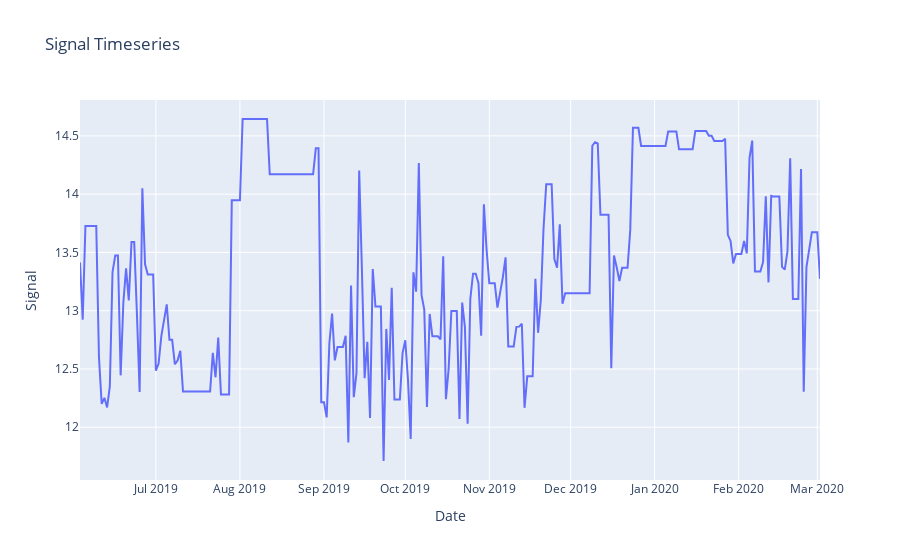

The notebook cell this image was saved under:
### Code cell
trace1 = go.Scatter(
    x = df.index,
    y = df['Signal_value'],
    mode='lines',
    name = 'Ground Truth'
)
layout = go.Layout(
    title = 'Signal Timeseries',
    xaxis = {'title' : "Date"},
    yaxis = {'title' : 'Signal'}
)
fig = go.Figure(data=[trace1], layout=layout)
fig.show()

### Figure 1 — Plotly figure (JSON) as saved in the notebook; plotly's stock layout.template omitted (floating-point values rounded to 4 significant figures; data arrays with more than 128 entries replaced by an {"elided": "..."} marker saying what was removed)
{"data": [{"mode": "lines", "name": "Ground Truth", "type": "scatter", "x": {"elided": "274 str values"}, "y": {"elided": "274 float values"}}], "layout": {"title": {"text": "Signal Timeseries"}, "xaxis": {"title": {"text": "Date"}}, "yaxis": {"title": {"text": "Signal"}}}}
